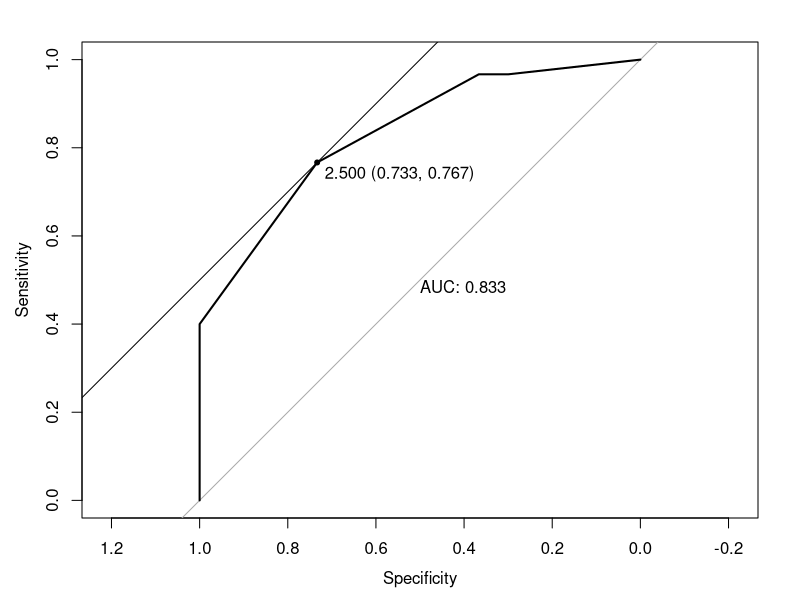

Source code (R):
##### 医学統計勉強会18第五回比率と分割表　R code #####

## Low Infant Birth Data ##

# birthwt2 の準備 #
library(MASS)
data(birthwt)
head(birthwt, n=2)

birthwt2 <- birthwt[, -10]		# bwt: 出生体重を除く
birthwt2$race <- factor(birthwt2$race, label=c("white", "black", "other"))	# 因子型に変換し、水準のラベルを1, 2, 3から、white, black, otherに変更する。
birthwt2$ptl[birthwt2$ptl >= 1] <- "1+"		# ptl: 1以上の値を "1+" とする。
birthwt2$ftv[birthwt2$ftv >= 1] <- "1+"		# ftv: 1以上の値を "1+" とする。
head(birthwt2, n=2)

attach(birthwt2)	# birthwt2に含まれる変数を、個別に扱えるようにする。

# 度数と相対度数 #
tbl <- table(race)	# 度数 #
tbl

prop.table(tbl)		# 相対度数 #

## event rate (person-time) : confidence interval and hypothesis testing ##

library(epitools)

##Examples from Rothman 1998, p. 238
bc <- c(Unexposed = 15, Exposed = 41)
pyears <- c(Unexposed = 19017, Exposed = 28010)
dd <- matrix(c(41,15,28010,19017),2,2)
dimnames(dd) <- list(Exposure=c("Yes","No"), Outcome=c("BC","PYears"))
dd

pois.exact(15,19117)
pois.exact(41,28010)

rateratio.wald(dd)



## Test of Proportion : proportions test with continuity correction
prop.test(96, 189, p=0.6)

## Test of Equal or Given Proportion : Clopper-Pearson exact confidence interval ##

binom.test(0, 10)



## 分割表：正答率、感度、特異度、陽性的中率、陰性的中率 ##

table(low, smoke)

library(pROC)

tbl.coords <- roc(low, smoke)

coords(tbl.coords, x="best", ret=c("accuracy", "1-sensitivity", "sensitivity", 
"1-specificity", "specificity", "ppv", "npv"))



## ROC曲線とAUC ##

library(pROC)

x <- c(1,0,0,0,0,0,0,0,0,0,0,0,1,1,1,1,1,1,0,0,0,0,0,0,0,0,0,0,0,1,1,1,1,1,1,1,1,1,1,1,0,0,0,0,0,0,0,0,1,1,1,1,1,1,1,1,1,1,1,1)		# 疾患あり:1，疾患なし:0
y <- c(0,0,0,0,0,0,0,0,0,0,1,1,2,2,2,2,2,2,2,2,2,2,2,2,2,2,2,2,2,3,3,3,3,3,3,3,3,3,3,3,3,3,3,3,3,3,3,3,4,4,4,4,4,4,4,4,4,4,4,4)		# 検査数値
tbl <- table(x, y)
tbl

y2 <- rep((0:5), each=10)
tbl2 <- table(x, y2)
tbl2

tbl.roc <- roc(x, y)
plot(tbl.roc, print.auc=TRUE, print.thres=TRUE)				# ROC曲線の描画
opt.sp <- tbl.roc$sp[which.max(tbl.roc$se+tbl.roc$sp)]		# 最適な特異度
opt.se <- tbl.roc$se[which.max(tbl.roc$se+tbl.roc$sp)]		# 最適な感度
abline((opt.sp+opt.se), -1)		# 最適なカットポイントを通る45度線

tbl.roc2 <- roc(x, y2)
roc.test(tbl.roc, tbl.roc2)		# Compare the AUC of two ROC curves 

### Fisherの直接法とχ二乗検定 ###

tbl <- matrix(c(405, 173, 416, 152), 
				nrow=2, 
				dimnames=list("β-Blocker" = c("(+)", "(-)"), 
							  "Olmesartan" = c("(+)", "(-)")))
tbl
fisher.test(tbl)				# Fisherの直接法
chisq.test(tbl)					# カイ二乗検定（連続補正あり）
chisq.test(tbl, correct=FALSE)	# カイ二乗検定（連続補正なし）

### McNemar検定 ###

tbl2 <- matrix(c(175, 54, 16, 188), 
				nrow=2, 
				dimnames=list("2004 election" = c("Democrat", "Repablican"), 
							  "2008 election" = c("Democrat", "Repablican")))
tbl2
binom.test(16, (16 + 54))	# 二項分布による正確検定
mcnemar.test(tbl2)			# McNemar検定（連続補正あり）
mcnemar.test(tbl2)			# McNemar検定（連続補正なし）

### Mantel-Haenszel検定 ###

tbl3 <- array(c(80,160,16,160, 50, 10, 452, 452), dim=c(2,2,2))
tbl3
mantelhaen.test(tbl3)

### Cochran-Armitage Trend Test ###

tbl4 <- matrix(c(17066, 14464, 788, 126, 37, 48, 38, 5, 1, 1), 
				nrow=2, byrow=TRUE, 
				dimnames=list("Malformation" = c("Absent", "Present"), 
							  "Alcohol Consumption" = c("0", "< 1", "1-2", "3-5", ">= 6")))
tbl4
event <- tbl4[2, ]
total <- apply(tbl4, 2, sum)
prop.trend.test(event, total, score=c(0, 0.5, 1.5, 4.0, 7.0))		# Cochran-Armitage Trend Test
prop.test(event, total)				# （傾向無しの）独立性の検定
